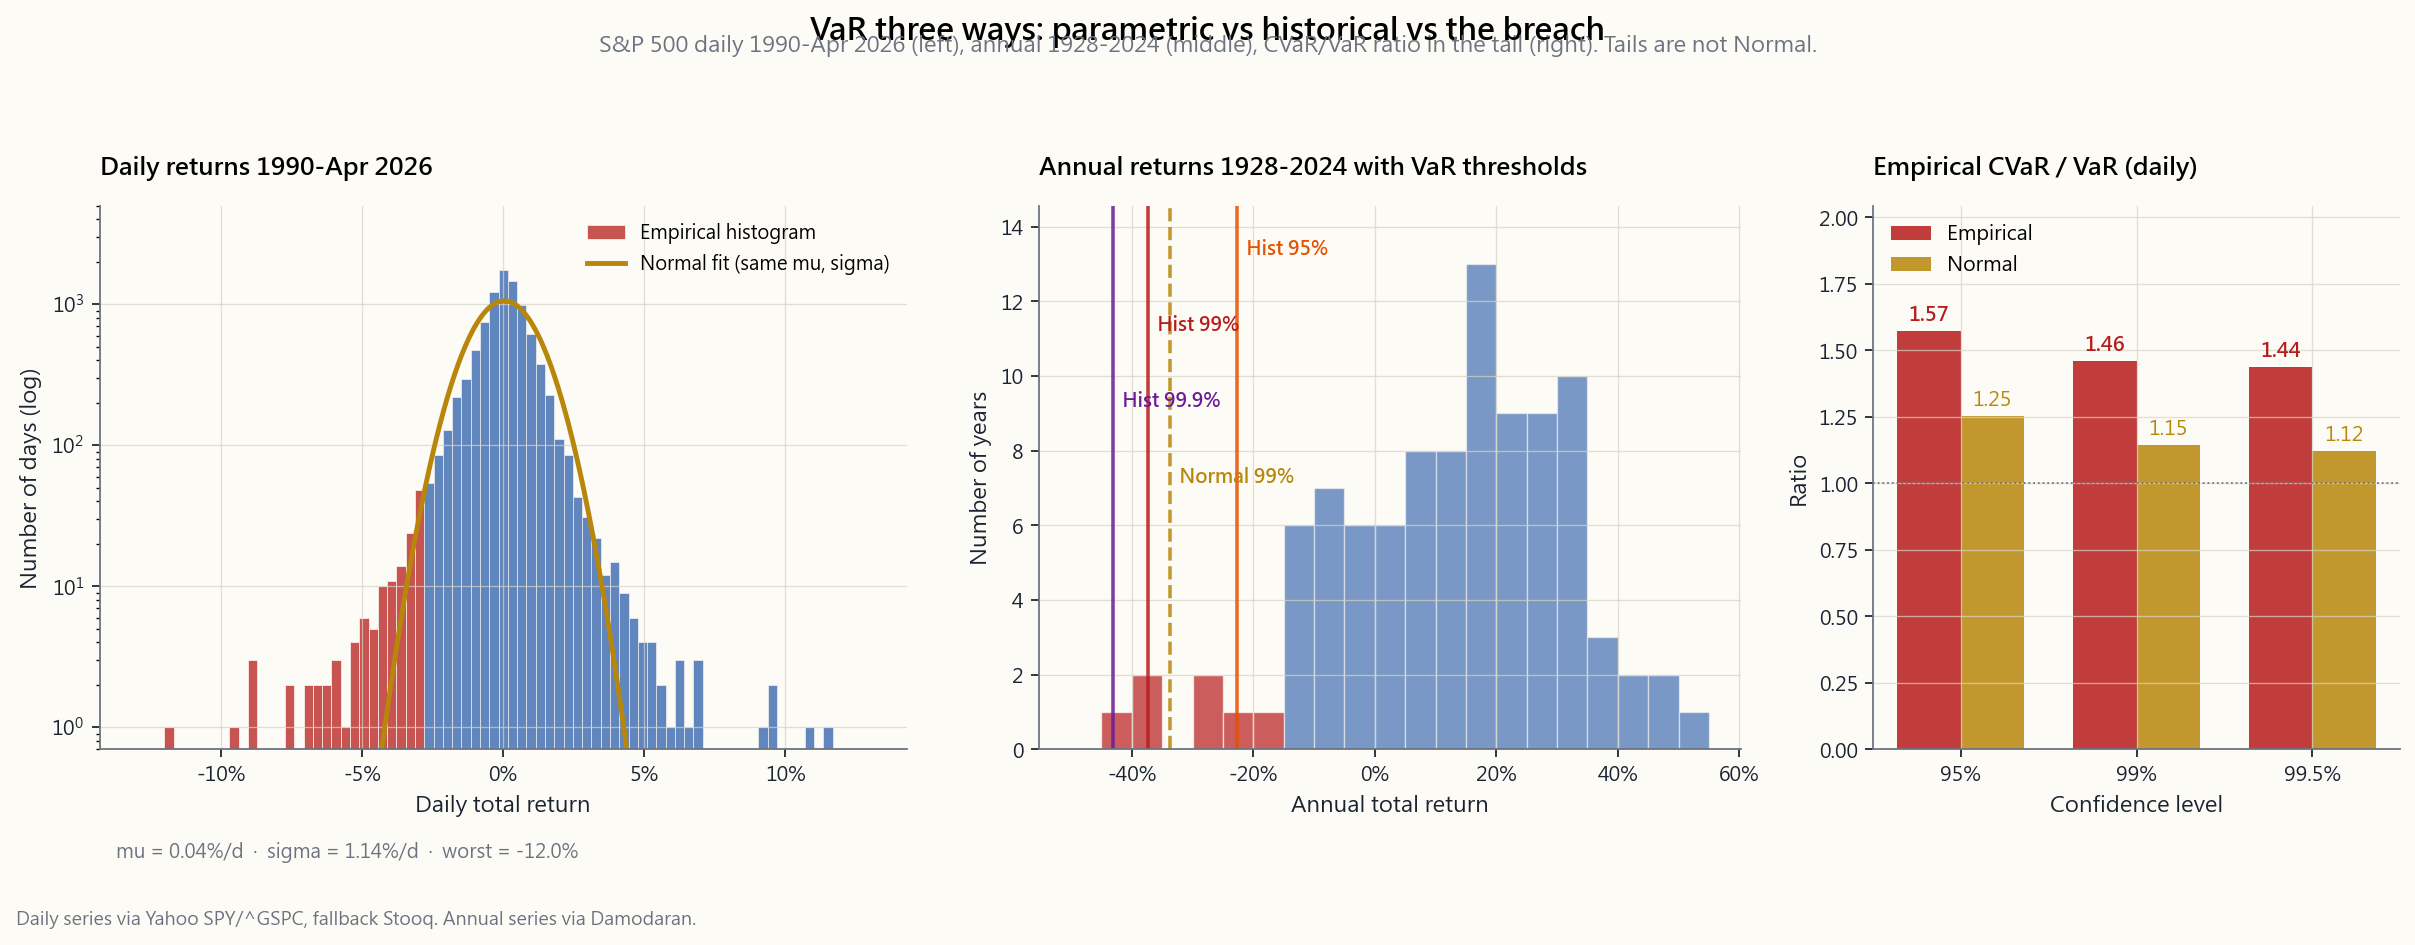

Generate this figure with Python:
"""Week 42, §2.3 — Three-panel chart of VaR methods.

Left:    Histogram of S&P 500 daily returns 1990-Apr 2026 with a
         Normal(mu, sigma) overlay; tails coloured red.
Middle:  Histogram of Damodaran annual S&P 500 returns 1928-2024 with
         vertical markers at the empirical 95/99/99.9% VaR
         thresholds and the parametric Normal-fit VaR for comparison.
Right:   Empirical CVaR / VaR ratio at three confidence levels on
         the daily series. The ratio rises with confidence, showing
         the tail breach gets worse as you go further out.

Run:
    uv run python course/image/week42_var_methods.py
"""

from __future__ import annotations

import sys
from pathlib import Path

import math

import matplotlib.pyplot as plt
import numpy as np
import pandas as pd

sys.path.insert(0, str(Path(__file__).resolve().parents[1]))


def _norm_pdf(x, mu=0.0, sd=1.0):
    z = (x - mu) / sd
    return np.exp(-0.5 * z * z) / (sd * math.sqrt(2.0 * math.pi))


# z-values for common confidence levels (one-sided).
_Z = {0.90: 1.2816, 0.95: 1.6449, 0.975: 1.9600,
      0.99: 2.3263, 0.995: 2.5758, 0.999: 3.0902, 0.9999: 3.7190}


def _norm_cvar_var_ratio(c: float) -> float:
    """Standard-Normal CVaR/VaR ratio at confidence level c (loss positive)."""
    z = _Z[c]
    phi = math.exp(-0.5 * z * z) / math.sqrt(2.0 * math.pi)
    return phi / (1.0 - c) / z

from scripts.chart_helpers import (  # noqa: E402
    PALETTE_LIGHT,
    render_for_all_locales,
    style_axes,
)
from scripts.market_data import (  # noqa: E402
    damodaran_annual_returns,
    yahoo_history,
    stooq_history,
)

OUT_DIR = Path(__file__).parent
BASE = "week42_var_methods"


LANG_STRINGS = {
    "en": {
        "title":    "VaR three ways: parametric vs historical vs the breach",
        "subtitle": "S&P 500 daily 1990-Apr 2026 (left), annual 1928-2024 (middle), CVaR/VaR ratio in the tail (right). Tails are not Normal.",
        "p1_title": "Daily returns 1990-Apr 2026",
        "p1_x":     "Daily total return",
        "p1_y":     "Number of days",
        "p1_norm":  "Normal fit (same mu, sigma)",
        "p1_hist":  "Empirical histogram",
        "p1_stats": "mu = {mu:.2%}/d  ·  sigma = {sd:.2%}/d  ·  worst = {lo:.1%}",
        "p2_title": "Annual returns 1928-2024 with VaR thresholds",
        "p2_x":     "Annual total return",
        "p2_y":     "Number of years",
        "p2_v95":   "Hist 95%",
        "p2_v99":   "Hist 99%",
        "p2_v999":  "Hist 99.9%",
        "p2_par":   "Normal 99%",
        "p3_title": "Empirical CVaR / VaR (daily)",
        "p3_y":     "Ratio",
        "p3_x":     "Confidence level",
        "footer":   "Daily series via Yahoo SPY/^GSPC, fallback Stooq. Annual series via Damodaran.",
    },
    "hk": {
        "title":    "VaR 三種方法:參數 vs 歷史 vs 尾部突破",
        "subtitle": "標普 500 日報酬 1990-2026.4(左)、年度 1928-2024(中)、尾部 CVaR/VaR 比率(右)。尾部並非常態。",
        "p1_title": "日報酬 1990-2026.4",
        "p1_x":     "日總回報",
        "p1_y":     "日數",
        "p1_norm":  "常態擬合(同 mu, sigma)",
        "p1_hist":  "實際分布",
        "p1_stats": "mu = {mu:.2%}/日  ·  sigma = {sd:.2%}/日  ·  最差 = {lo:.1%}",
        "p2_title": "年度回報 1928-2024 與 VaR 閾值",
        "p2_x":     "年度總回報",
        "p2_y":     "年數",
        "p2_v95":   "歷史 95%",
        "p2_v99":   "歷史 99%",
        "p2_v999":  "歷史 99.9%",
        "p2_par":   "常態 99%",
        "p3_title": "實際 CVaR / VaR(日)",
        "p3_y":     "比率",
        "p3_x":     "信心水平",
        "footer":   "日數據:Yahoo SPY/^GSPC,備援 Stooq。年度數據:Damodaran。",
    },
    "tw": {
        "title":    "VaR 三種方法:參數 vs 歷史 vs 尾部突破",
        "subtitle": "標普 500 日報酬 1990-2026.4(左)、年度 1928-2024(中)、尾部 CVaR/VaR 比率(右)。尾部並非常態。",
        "p1_title": "日報酬 1990-2026.4",
        "p1_x":     "日總報酬",
        "p1_y":     "日數",
        "p1_norm":  "常態擬合(同 mu, sigma)",
        "p1_hist":  "實際分布",
        "p1_stats": "mu = {mu:.2%}/日  ·  sigma = {sd:.2%}/日  ·  最差 = {lo:.1%}",
        "p2_title": "年度報酬 1928-2024 與 VaR 閾值",
        "p2_x":     "年度總報酬",
        "p2_y":     "年數",
        "p2_v95":   "歷史 95%",
        "p2_v99":   "歷史 99%",
        "p2_v999":  "歷史 99.9%",
        "p2_par":   "常態 99%",
        "p3_title": "實際 CVaR / VaR(日)",
        "p3_y":     "比率",
        "p3_x":     "信心水準",
        "footer":   "日資料:Yahoo SPY/^GSPC,備援 Stooq。年度資料:Damodaran。",
    },
    "cn": {
        "title":    "VaR 三种方法:参数 vs 历史 vs 尾部突破",
        "subtitle": "标普 500 日回报 1990-2026.4(左)、年度 1928-2024(中)、尾部 CVaR/VaR 比率(右)。尾部并非正态。",
        "p1_title": "日回报 1990-2026.4",
        "p1_x":     "日总回报",
        "p1_y":     "日数",
        "p1_norm":  "正态拟合(同 mu, sigma)",
        "p1_hist":  "实际分布",
        "p1_stats": "mu = {mu:.2%}/日  ·  sigma = {sd:.2%}/日  ·  最差 = {lo:.1%}",
        "p2_title": "年度回报 1928-2024 与 VaR 阈值",
        "p2_x":     "年度总回报",
        "p2_y":     "年数",
        "p2_v95":   "历史 95%",
        "p2_v99":   "历史 99%",
        "p2_v999":  "历史 99.9%",
        "p2_par":   "正态 99%",
        "p3_title": "实际 CVaR / VaR(日)",
        "p3_y":     "比率",
        "p3_x":     "置信水平",
        "footer":   "日数据:Yahoo SPY/^GSPC,备援 Stooq。年度数据:Damodaran。",
    },
}


def _daily_returns() -> np.ndarray:
    """Daily total returns of the S&P 500 1990 -> latest, as decimals."""
    df = None
    for ticker in ("^GSPC", "SPY"):
        try:
            df = yahoo_history(ticker, start="1990-01-01")
            if df is not None and len(df) > 1000:
                break
        except Exception:
            df = None
    if df is None or len(df) < 1000:
        try:
            df = stooq_history("^spx")
        except Exception:
            df = None
    if df is None or len(df) < 1000:
        # Last-resort synthetic with a Student-t kick so the chart still
        # renders. Marked clearly in caption-land.
        rng = np.random.default_rng(42)
        n = 252 * 35
        x = rng.standard_t(df=6, size=n) * 0.011 + 0.0004
        return x

    col = "AdjClose" if "AdjClose" in df.columns else (
        "Close" if "Close" in df.columns else df.columns[-1]
    )
    px = df[col].dropna().astype(float).values
    r = np.diff(px) / px[:-1]
    return r[np.isfinite(r)]


def _empirical_var(r: np.ndarray, alpha: float) -> float:
    """Empirical VaR as a positive loss number at confidence alpha."""
    return float(-np.quantile(r, 1.0 - alpha))


def _empirical_cvar(r: np.ndarray, alpha: float) -> float:
    thresh = np.quantile(r, 1.0 - alpha)
    tail = r[r <= thresh]
    if len(tail) == 0:
        return float(-thresh)
    return float(-tail.mean())


def build_fig(s):
    # Escape dollar signs that may appear in Chinese-translated
    # subtitles or stats lines (mathtext mode hazard).
    s = {k: (v.replace("$", r"\$") if isinstance(v, str) else v)
         for k, v in s.items()}

    p = PALETTE_LIGHT
    daily = _daily_returns()
    annual = damodaran_annual_returns()["SP500"].dropna().values

    mu_d = float(daily.mean())
    sd_d = float(daily.std(ddof=1))
    lo_d = float(daily.min())

    fig, axes = plt.subplots(1, 3, figsize=(15.2, 5.6),
                             gridspec_kw={"width_ratios": [1.15, 1.0, 0.75]})
    for ax in axes:
        style_axes(ax, p)

    # ------------------------------------------------------------------ Panel 1
    ax = axes[0]
    bins = np.linspace(-0.13, 0.13, 80)
    counts, _, patches = ax.hist(
        daily, bins=bins, color=p["blue"], alpha=0.65,
        edgecolor=p["bg"], linewidth=0.4, label=s["p1_hist"],
    )
    # Color bars below -3% (left tail) red
    for patch, left in zip(patches, bins[:-1]):
        if left <= -0.03:
            patch.set_facecolor(p["red"])
            patch.set_alpha(0.75)
    x = np.linspace(bins[0], bins[-1], 600)
    pdf = _norm_pdf(x, mu_d, sd_d)
    bin_width = bins[1] - bins[0]
    ax.plot(x, pdf * bin_width * len(daily), color=p["accent"], linewidth=2.2,
            label=s["p1_norm"])
    ax.set_yscale("log")
    ax.set_ylim(0.7, max(counts.max() * 1.5, 5000))
    ax.set_xlabel(s["p1_x"])
    ax.set_ylabel(s["p1_y"] + " (log)")
    ax.set_title(s["p1_title"], fontsize=11, fontweight="bold", loc="left", pad=14)
    ax.text(0.02, -0.20, s["p1_stats"].format(mu=mu_d, sd=sd_d, lo=lo_d),
            transform=ax.transAxes, fontsize=8.6, color=p["muted"])
    ax.xaxis.set_major_formatter(plt.FuncFormatter(lambda v, _: f"{v:.0%}"))
    ax.legend(loc="upper right", frameon=False, fontsize=8.5)

    # ------------------------------------------------------------------ Panel 2
    ax = axes[1]
    bins2 = np.arange(-0.50, 0.60, 0.05)
    n2, _, patches2 = ax.hist(
        annual, bins=bins2, color=p["blue"], alpha=0.55,
        edgecolor=p["bg"], linewidth=0.6,
    )
    for patch, left in zip(patches2, bins2[:-1]):
        if left <= -0.20:
            patch.set_facecolor(p["red"])
            patch.set_alpha(0.7)

    # Empirical VaR thresholds (annual, as negative returns)
    a95 = _empirical_var(annual, 0.95)
    a99 = _empirical_var(annual, 0.99)
    a999 = _empirical_var(annual, 0.999)
    mu_a = float(annual.mean())
    sd_a = float(annual.std(ddof=1))
    par99 = -(mu_a - 2.326 * sd_a)  # parametric 99% VaR (positive loss)

    ymax = n2.max() * 1.12
    ax.set_ylim(0, ymax)
    for v, label, color, dy in [
        (-a95,  s["p2_v95"],  p["orange"], 0.92),
        (-a99,  s["p2_v99"],  p["red"],    0.78),
        (-a999, s["p2_v999"], p["purple"], 0.64),
        (-par99, s["p2_par"], p["accent"], 0.50),
    ]:
        ax.axvline(v, color=color, linewidth=1.6,
                   linestyle="--" if label == s["p2_par"] else "-",
                   alpha=0.85)
        ax.text(v, ymax * dy, "  " + label,
                color=color, fontsize=8.6, fontweight="bold",
                ha="left", va="center")

    ax.set_xlabel(s["p2_x"])
    ax.set_ylabel(s["p2_y"])
    ax.set_title(s["p2_title"], fontsize=11, fontweight="bold", loc="left", pad=14)
    ax.xaxis.set_major_formatter(plt.FuncFormatter(lambda v, _: f"{v:.0%}"))

    # ------------------------------------------------------------------ Panel 3
    ax = axes[2]
    confs = [0.95, 0.99, 0.995]
    ratios = [
        _empirical_cvar(daily, c) / _empirical_var(daily, c) for c in confs
    ]
    norm_ratios = [_norm_cvar_var_ratio(c) for c in confs]

    xpos = np.arange(len(confs))
    w = 0.36
    bars1 = ax.bar(xpos - w / 2, ratios, width=w, color=p["red"], alpha=0.85,
                   label="Empirical")
    bars2 = ax.bar(xpos + w / 2, norm_ratios, width=w, color=p["accent"],
                   alpha=0.85, label="Normal")
    for b, val in zip(bars1, ratios):
        ax.text(b.get_x() + b.get_width() / 2, b.get_height() + 0.02,
                f"{val:.2f}", ha="center", va="bottom", fontsize=9,
                color=p["red"], fontweight="bold")
    for b, val in zip(bars2, norm_ratios):
        ax.text(b.get_x() + b.get_width() / 2, b.get_height() + 0.02,
                f"{val:.2f}", ha="center", va="bottom", fontsize=9,
                color=p["accent"])
    ax.set_xticks(xpos)
    ax.set_xticklabels([f"{int(c*100)}%" if c != 0.995 else "99.5%" for c in confs])
    ax.set_xlabel(s["p3_x"])
    ax.set_ylabel(s["p3_y"])
    ax.set_ylim(0, max(max(ratios), max(norm_ratios)) * 1.30)
    ax.set_title(s["p3_title"], fontsize=11, fontweight="bold", loc="left", pad=14)
    ax.legend(loc="upper left", frameon=False, fontsize=9)
    ax.axhline(1.0, color=p["muted"], linewidth=0.8, linestyle=":")

    fig.suptitle(s["title"], fontsize=14, fontweight="bold", y=1.005)
    fig.text(0.5, 0.965, s["subtitle"], ha="center",
             fontsize=10, color=p["muted"], style="italic")
    fig.text(0.01, -0.01, s["footer"], ha="left",
             fontsize=8.2, color=p["muted"])
    fig.tight_layout(rect=[0, 0, 1, 0.94])
    return fig


if __name__ == "__main__":
    paths = render_for_all_locales(BASE, OUT_DIR, build_fig, LANG_STRINGS)
    for pth in paths:
        print(f"wrote {pth}")
